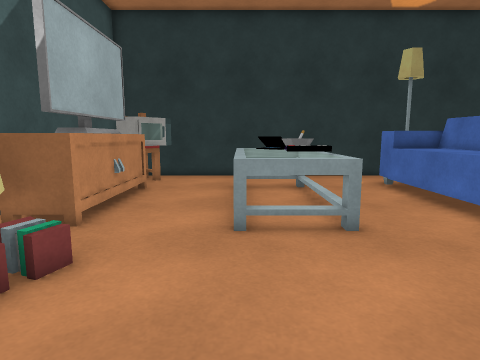
[1] (above)

16 first-person views from a walk through a 3-D level made in the Unity game engine. The camera is 1.2 m above the floor, tilts 8° down and sees 75° across. The floor is counted in squares, 0.5 m on a side. Each view is taken from the middle of a square. On the plan, view 1 faces up. The plan holds only what a view shows up to about 19 squares ahead; the rest is blank. The player is left out. Surface patterns are stand-ins for the level's own textures.

[2]
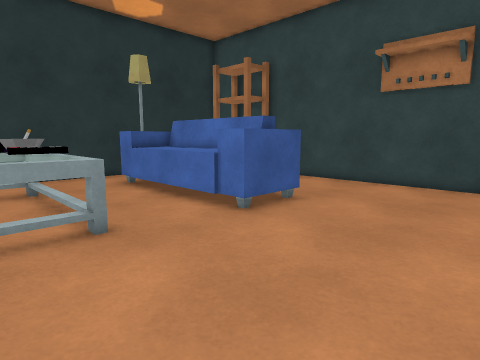

[3]
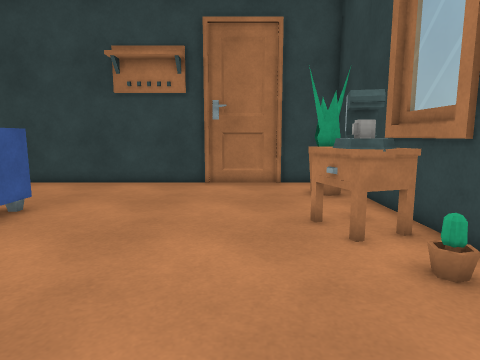

[4]
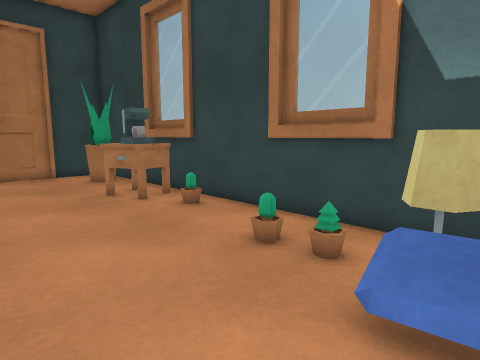

[5]
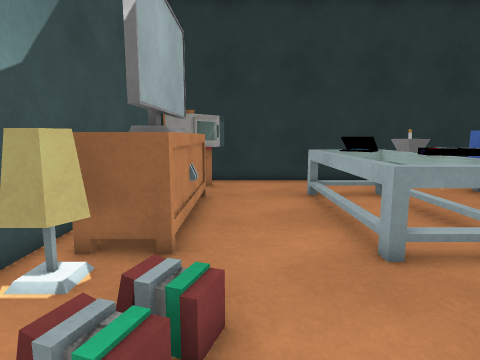

[6]
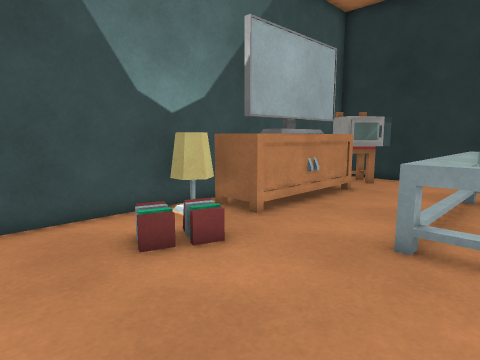

[7]
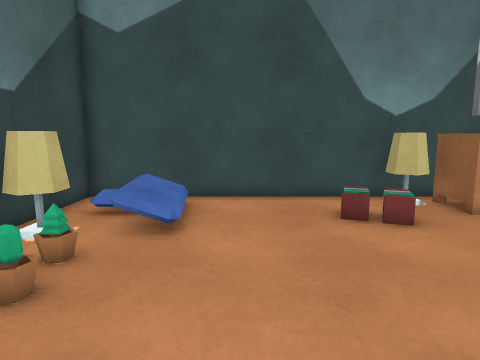

[8]
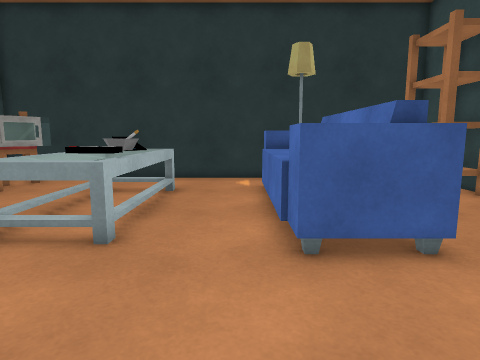

[9]
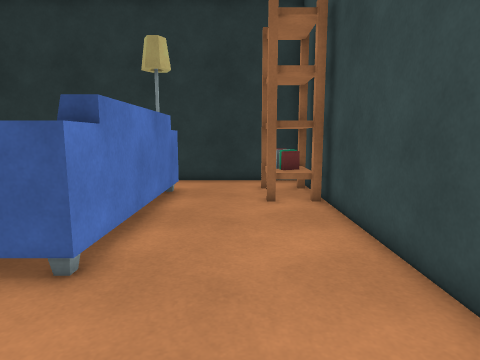

[10]
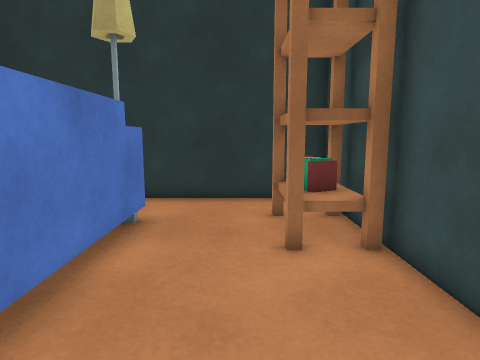

[11]
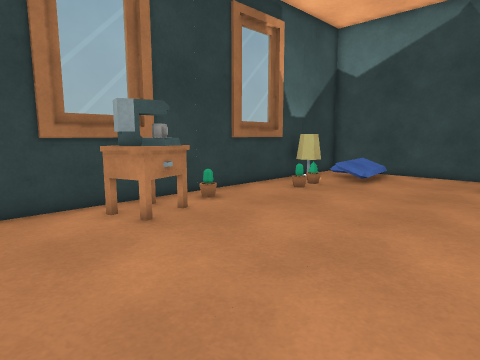

[12]
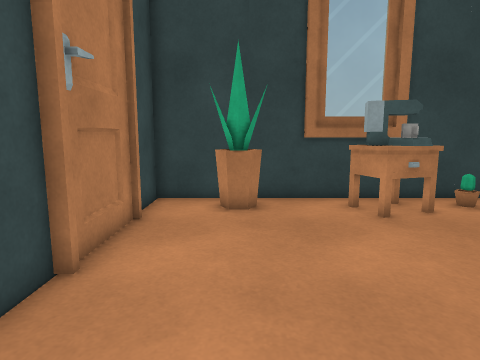

[13]
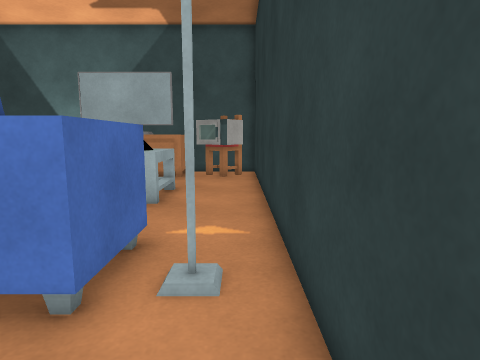

[14]
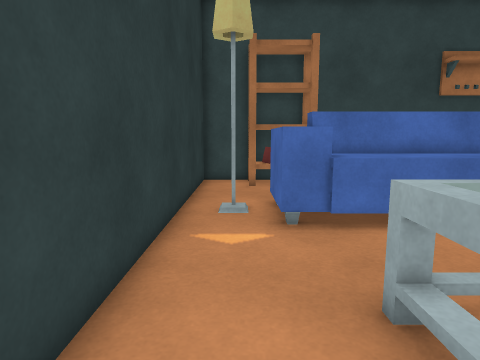

[15]
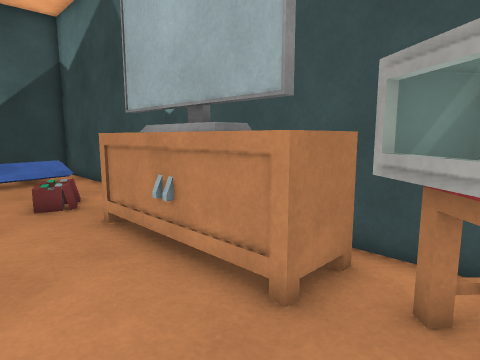

[16]
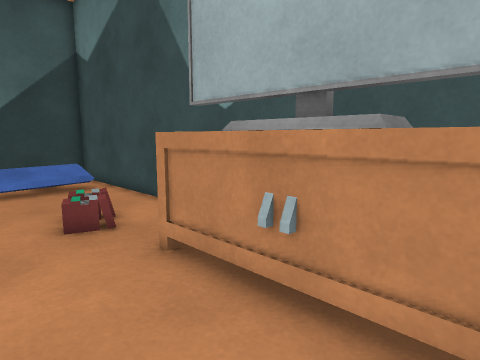

### Floor plan
Key: @ floor where view 1 was taken; # wall or solid block; x gap in a wall; . floor; ^ raised ledge; M microwave; S sofa; T table; B bookshelf; A machine; P plant; O other object.
Columns run from 7 left of view 1 to 16 right of it. Each row starts with its distance up from view 1.
 19 ########################
 18 #OMM...................#
 17 #MMM.................###
 16 #MMM..........SSSS...BB#
 15 #......TTTT...SSSS...BB#
 14 #^##...T  T...SSSS...BB#
 13 #^##...T  T...SSSS...###
 12 ####...T  T...SSSS.....#
 11   ##...T  T...SSSS.....#
 10 ####...T  T...SSSS.....#
  9 # ##...T  T...S SS.....#
  8 #Ox....TTTT...S SS.....#
  7 OO............SSSS.....#
  6 #O.....................#
  5 #......................#
  4 #..O...................#
  3 #......................#
  2 #......................#
  1 #......................#
  0 #......@...............#
 -1 #OOOO..................#
 -2 #OOOO...P......AO......#
 -3 #.O.OOP.......AAA...P..#
 -4 #...OO......P.AAA...P..#
 -5 ########################

Positions as (right, up) in squares from view 1, and headings:
1: (0, 0), facing up
2: (0, 0), facing up-right
3: (0, 0), facing right
4: (-4, 3), facing down-right
5: (-3, 2), facing up
6: (2, 1), facing up-left
7: (5, 1), facing left
8: (6, 1), facing up
9: (13, 2), facing up
10: (13, 7), facing up
11: (13, 6), facing down-left
12: (13, 7), facing down
13: (14, 18), facing left
14: (-1, 17), facing right
15: (-1, 17), facing down-left
16: (-1, 14), facing down-left
